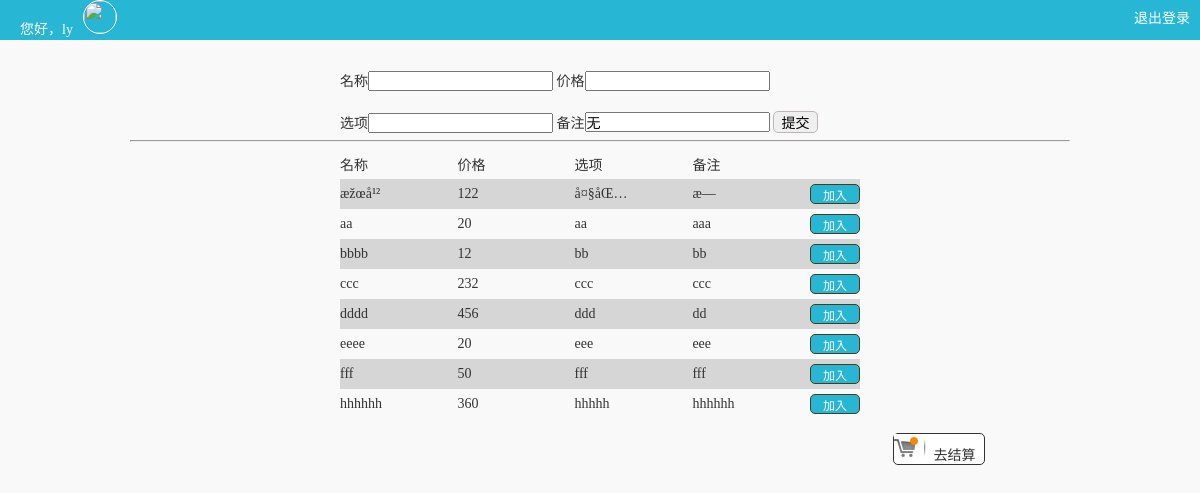
Page /index.php (signed in) on the committed database.
### tables this page shows
CREATE TABLE IF NOT EXISTS `persons` (
  `id` int(11) NOT NULL AUTO_INCREMENT,
  `FirstName` varchar(100) NOT NULL,
  `LastName` varchar(100) NOT NULL,
  `nickname` varchar(100) NOT NULL,
  `Age` varchar(60) NOT NULL,
  `phone` varchar(60) NOT NULL,
  `address` varchar(150) NOT NULL,
  `avatar` varchar(100) NOT NULL,
  `jur` int(11) NOT NULL,
  PRIMARY KEY (`id`)
);

CREATE TABLE IF NOT EXISTS `shopping` (
  `id` int(11) NOT NULL AUTO_INCREMENT,
  `name` varchar(100) NOT NULL,
  `price` varchar(60) NOT NULL,
  `ver` varchar(60) NOT NULL,
  `remark` varchar(100) NOT NULL,
  PRIMARY KEY (`id`)
);

### index.php (the view, shortened to what this page needs)
<?php
	require_once "conn.php";
	$username=$_SESSION['name'];
	$sql="select * from persons where FirstName='$username'";
	$res=mysql_query($sql,$con);
	$row=mysql_fetch_array($res);
?>
<!DOCTYPE HTML>
<html>
<head>
	<link type="text/css" rel="stylesheet" href="css/style.css">
</head>
<body class="in_body">
<div class="top">
	<a class="top_bj" href="person.php"><span>您好，<?php echo $row['FirstName']; ?></span><img  src="images/<?php echo $row['avatar']; ?>" width="32px" height="32px"></a>
	<a class="out_login" href="out_login.php">退出登录</a>
</div>
<div class="mid">
	<form action="insert.php" method="post" class="input">
		<span>名称</span><input type="text" name="name">
		<span>价格</span><input type="text" name="price">
		<span>选项</span><input type="text" name="ver">
		<span>备注</span><input type="text" name="remark" value="无">
		<input type="submit" name="submit" value="提交" id="sub">
	</form>
	<hr>
	<table class="tab">
		<tr>
			<td width="120px" height="30px">名称</td>
			<td width="120px" >价格</td>
			<td width="120px">选项</td>
			<td width="120px">备注</td>
			<td></td>
		</tr>
	<?php
	$sql="select * from shopping";
	$result=mysql_query($sql,$con);
	while($row = mysql_fetch_array($result)){
	?>
	<tr>
	<td height="30px" width="100px" ><?php echo $row["name"]; ?></td>
	<td > <?php echo $row["price"]; ?></td>
 	<td ><?php echo $row['ver']; ?></td>
	<td ><?php echo $row['remark']; ?></td>
	<td>
		<input type="button" class="jion" value="加入">
	</td>
	</tr>
	<?php } ?>
	</table>
</div>
<div class="car clearfix">
<a href="car.php" class="car_click">
	<img src="images/cat_nber.jpg">
	<span>去结算</span>
</a>
</div>
</body>
</html>

### css/style.css (style rules this page uses)
﻿ html,body { margin:0px; padding:0px; font-size:14px; font-family:Microsoft YaHei; color:#333; }
a { text-decoration:none; color:#333; }
p,ul,li,form,h1,h2,h3,h4,h5,h6,dl,dt,dd,img,div,table,td,th,input,textarea { margin:0px; padding:0px; }
input,textarea { font-family:Tahoma, Geneva, sans-serif; outline:none; font-size:14px; }
table,td { border-collapse:collapse; }
img { border:none;overflow:hidden; }
tr { padding:0 }
.clearfix:after { content:".";display:block;height:0;clear:both;visibility:hidden; }
.clearfix { zoom:1; }
.in_body { background:#f9f9f9;padding-top:20px;position:relative }
.mid { width:940px;margin:50px auto 0 auto;position:relative; }
.input { width:520px;margin:0 auto }
#sub { border-radius:5px;width:45px;border:1px #BFB5B9 solid }
.tab { width:520px;margin:0 auto; }
.tab tr:nth-child(even) { background:#D7D6D6 }
.jion { width:50px;height:20px;background:#27b7d5;font-size:12px;color:#FFF;border-radius:5px;border:1px #4A3C16 solid }
.car_click { background:#fff;height:30px;width:90px;border:1px #333 solid;border-radius:5px;display:block; position:absolute;right:215px;bottom:-46px }
.top { position:fixed;left;0;top:0;background:#27b7d5;width:100%; }
.top_bj { color:#FFF;margin-left:20px;line-height:20px }
.top_bj span { margin-right:10px }
.top_bj img { border:1px #FFF solid;border-radius:25px }
.out_login { color:#FFF;float:right;margin-top:7px;margin-right:10px }
.car { position:relative }

### rows in the picture
persons: FirstName "ly"
shopping: name "æžœå¹²", price "122", ver "å¤§åŒ…", remark "æ—"
shopping: name "aa", price "20", ver "aa", remark "aaa"
shopping: name "bbbb", price "12", ver "bb", remark "bb"
shopping: name "ccc", price "232", ver "ccc", remark "ccc"
shopping: name "dddd", price "456", ver "ddd", remark "dd"
shopping: name "eeee", price "20", ver "eee", remark "eee"
shopping: name "fff", price "50", ver "fff", remark "fff"
shopping: name "hhhhhh", price "360", ver "hhhhh", remark "hhhhhh"
